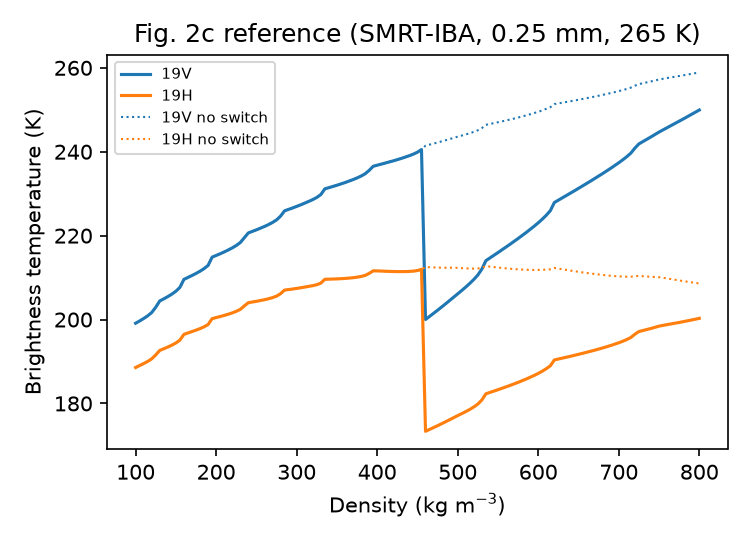

The Python source for this figure:
"""Reference for Dattler et al. 2024 (TC 18, 3613) Fig. 2c: Tb vs density, uniform snowpack.

Ground truth for scoring both arms. Run: .venv/bin/python -W ignore fig2c_reference.py
Config from the paper: SMRT, IBA, exponential microstructure, L_MW = 0.25 mm, T = 265 K,
18.7 GHz, 19V and 19H. Incidence angle (55 deg, the AMSR-2 value) and the semi-infinite
layer are NOT stated in the paper; they are assumptions recorded in the README.
The step near 458 kg/m3 only appears with dense_snow_correction="auto".
"""
import csv, pathlib
import numpy as np
import matplotlib
matplotlib.use("Agg")
import matplotlib.pyplot as plt
from smrt import make_snowpack, make_model, sensor_list

out = pathlib.Path(__file__).parent
sensor = sensor_list.passive(18.7e9, 55)
rhos = np.arange(100, 801, 5.0)
rows = {}
for label, opts in {"with_switch": dict(dense_snow_correction="auto"), "default_no_switch": {}}.items():
    model = make_model("iba", "dort", emmodel_options=opts)
    tb = []
    for rho in rhos:
        sp = make_snowpack([200], "exponential", density=[rho], temperature=[265], corr_length=[0.25e-3])
        r = model.run(sensor, sp)
        tb.append((float(r.TbV()), float(r.TbH())))
    rows[label] = np.array(tb)

with open(out / "fig2c_reference.csv", "w", newline="") as f:
    w = csv.writer(f)
    w.writerow(["density_kg_m3", "tbv_switch", "tbh_switch", "tbv_noswitch", "tbh_noswitch"])
    for i, rho in enumerate(rhos):
        w.writerow([rho, *rows["with_switch"][i], *rows["default_no_switch"][i]])

fig, ax = plt.subplots(figsize=(5, 3.6))
ax.plot(rhos, rows["with_switch"][:, 0], c="C0", label="19V")
ax.plot(rhos, rows["with_switch"][:, 1], c="C1", label="19H")
ax.plot(rhos, rows["default_no_switch"][:, 0], c="C0", ls=":", lw=1, label="19V no switch")
ax.plot(rhos, rows["default_no_switch"][:, 1], c="C1", ls=":", lw=1, label="19H no switch")
ax.set(xlabel="Density (kg m$^{-3}$)", ylabel="Brightness temperature (K)", title="Fig. 2c reference (SMRT-IBA, 0.25 mm, 265 K)")
ax.legend(fontsize=7)
fig.tight_layout()
fig.savefig(out / "fig2c_reference.png", dpi=150)
i = int(np.argmax(np.abs(np.diff(rows["with_switch"][:, 0]))))
print("largest 19V step: %.1f K between %g and %g kg/m3" % (np.diff(rows["with_switch"][:, 0])[i], rhos[i], rhos[i + 1]))
